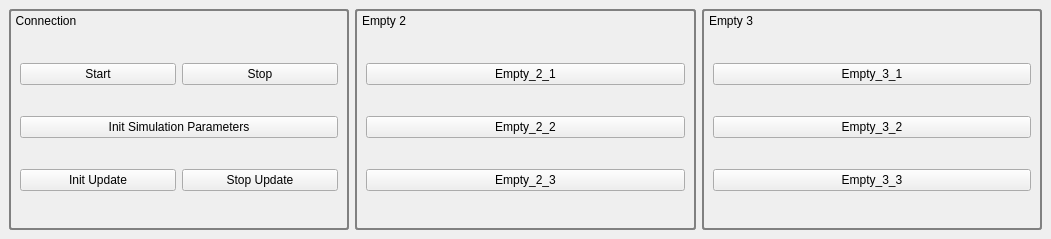
<?xml version="1.0" encoding="UTF-8"?>
<ui version="4.0">
 <class>piranha0Tab</class>
 <widget class="QDockWidget" name="piranha0Tab">
  <property name="geometry">
   <rect>
    <x>0</x>
    <y>0</y>
    <width>1051</width>
    <height>239</height>
   </rect>
  </property>
  <property name="styleSheet">
   <string notr="true">QDockWidget { 
   font: 0.5pt &quot;Ubuntu&quot;;
   color:rgb(255, 255, 255);
}
QDockWidget::title {
     text-align: left;
     subcontrol-position: top left;
     position: absolute;
     top: 0px; left: 0px; bottom: 0px;
 }
QDockWidget::close-button, QDockWidget::float-button {
    icon-size: 14px; /* maximum icon size */
 }
QDockWidget::close-button {
     subcontrol-position: top right;
     position: absolute;
     top: 0px; right: 5px; bottom: 0px;
     width: 14px;
 }

QDockWidget::float-button {
     subcontrol-position: top right;
     position: absolute;
     top: 0px; right: 20px; bottom: 0px;
     width: 14px;
 }</string>
  </property>
  <property name="windowTitle">
   <string>Canonic Grasp Generator</string>
  </property>
  <widget class="QWidget" name="dockWidgetContents">
   <layout class="QHBoxLayout" name="horizontalLayout_10">
    <item>
     <widget class="QGroupBox" name="Settings_GroupBox">
      <property name="sizePolicy">
       <sizepolicy hsizetype="MinimumExpanding" vsizetype="MinimumExpanding">
        <horstretch>1</horstretch>
        <verstretch>1</verstretch>
       </sizepolicy>
      </property>
      <property name="minimumSize">
       <size>
        <width>0</width>
        <height>0</height>
       </size>
      </property>
      <property name="styleSheet">
       <string notr="true">QGroupBox { 
   border: 2px solid gray; 
   border-radius: 3px; 
}

QGroupBox::title { 
    background-color: transparent;
    subcontrol-position: top left; /* position at the top left*/ 
    padding-top: 5px;
    padding-left: 5px;
 } </string>
      </property>
      <property name="title">
       <string>Connection</string>
      </property>
      <layout class="QVBoxLayout" name="verticalLayout_3">
       <property name="topMargin">
        <number>27</number>
       </property>
       <item>
        <layout class="QHBoxLayout" name="horizontalLayout_7">
         <item>
          <widget class="QPushButton" name="startAchComm_pushButton">
           <property name="text">
            <string>Start</string>
           </property>
          </widget>
         </item>
         <item>
          <widget class="QPushButton" name="stopAchComm_pushButton">
           <property name="text">
            <string>Stop</string>
           </property>
          </widget>
         </item>
        </layout>
       </item>
       <item>
        <layout class="QHBoxLayout" name="horizontalLayout_9">
         <item>
          <widget class="QPushButton" name="initializeSimParams_pushButton">
           <property name="text">
            <string>Init Simulation Parameters</string>
           </property>
          </widget>
         </item>
        </layout>
       </item>
       <item>
        <layout class="QHBoxLayout" name="horizontalLayout_8">
         <item>
          <widget class="QPushButton" name="initUpdate_pushButton">
           <property name="text">
            <string>Init Update</string>
           </property>
          </widget>
         </item>
         <item>
          <widget class="QPushButton" name="stopUpdate_pushButton">
           <property name="text">
            <string>Stop Update</string>
           </property>
          </widget>
         </item>
        </layout>
       </item>
      </layout>
     </widget>
    </item>
    <item>
     <widget class="QGroupBox" name="Steps_GroupBox">
      <property name="sizePolicy">
       <sizepolicy hsizetype="MinimumExpanding" vsizetype="MinimumExpanding">
        <horstretch>1</horstretch>
        <verstretch>1</verstretch>
       </sizepolicy>
      </property>
      <property name="styleSheet">
       <string notr="true">QGroupBox { 
   border: 2px solid gray; 
   border-radius: 3px; 
}

QGroupBox::title { 
    background-color: transparent;
    subcontrol-position: top left; /* position at the top left*/ 
    padding-top: 5px;
    padding-left: 5px;
 } </string>
      </property>
      <property name="title">
       <string>Empty 2</string>
      </property>
      <layout class="QVBoxLayout" name="verticalLayout_2">
       <property name="topMargin">
        <number>27</number>
       </property>
       <item>
        <layout class="QHBoxLayout" name="horizontalLayout_4">
         <item>
          <widget class="QPushButton" name="empty_2_1_pushButton">
           <property name="text">
            <string>Empty_2_1</string>
           </property>
          </widget>
         </item>
        </layout>
       </item>
       <item>
        <layout class="QHBoxLayout" name="horizontalLayout_5">
         <item>
          <widget class="QPushButton" name="empty_2_2_pushButton">
           <property name="text">
            <string>Empty_2_2</string>
           </property>
          </widget>
         </item>
        </layout>
       </item>
       <item>
        <layout class="QHBoxLayout" name="horizontalLayout_6">
         <item>
          <widget class="QPushButton" name="empty_2_3_pushButton">
           <property name="text">
            <string>Empty_2_3</string>
           </property>
          </widget>
         </item>
        </layout>
       </item>
      </layout>
     </widget>
    </item>
    <item>
     <widget class="QGroupBox" name="Viz_GroupBox">
      <property name="sizePolicy">
       <sizepolicy hsizetype="MinimumExpanding" vsizetype="MinimumExpanding">
        <horstretch>1</horstretch>
        <verstretch>1</verstretch>
       </sizepolicy>
      </property>
      <property name="styleSheet">
       <string notr="true">QGroupBox { 
   border: 2px solid gray; 
   border-radius: 3px; 
}

QGroupBox::title { 
    background-color: transparent;
    subcontrol-position: top left; /* position at the top left*/ 
    padding-top: 5px;
    padding-left: 5px;
 } </string>
      </property>
      <property name="title">
       <string>Empty 3</string>
      </property>
      <layout class="QVBoxLayout" name="verticalLayout">
       <property name="topMargin">
        <number>27</number>
       </property>
       <item>
        <layout class="QHBoxLayout" name="horizontalLayout_3">
         <item>
          <widget class="QPushButton" name="empty_3_1_pushButton">
           <property name="text">
            <string>Empty_3_1</string>
           </property>
          </widget>
         </item>
        </layout>
       </item>
       <item>
        <layout class="QHBoxLayout" name="horizontalLayout_2">
         <item>
          <widget class="QPushButton" name="empty_3_2_pushButton">
           <property name="text">
            <string>Empty_3_2</string>
           </property>
          </widget>
         </item>
        </layout>
       </item>
       <item>
        <layout class="QHBoxLayout" name="horizontalLayout">
         <item>
          <widget class="QPushButton" name="empty_3_3_pushButton">
           <property name="text">
            <string>Empty_3_3</string>
           </property>
          </widget>
         </item>
        </layout>
       </item>
      </layout>
     </widget>
    </item>
   </layout>
  </widget>
 </widget>
 <resources/>
 <connections/>
</ui>
